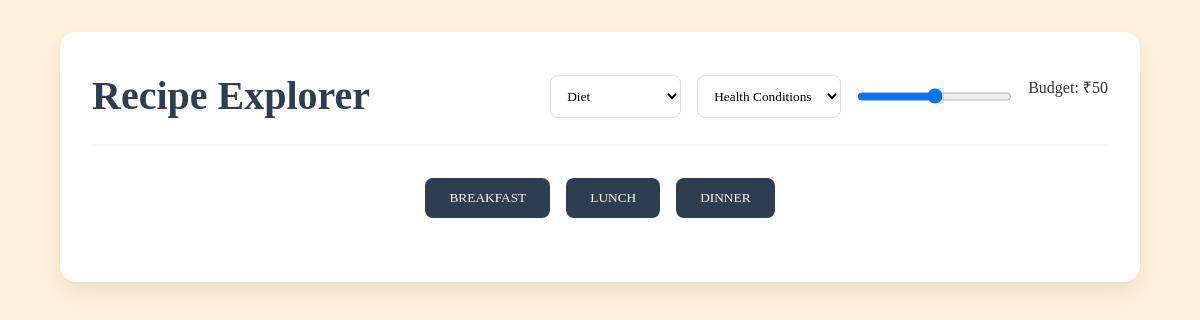
The app's page /recipe_list/ (signed in), older data.
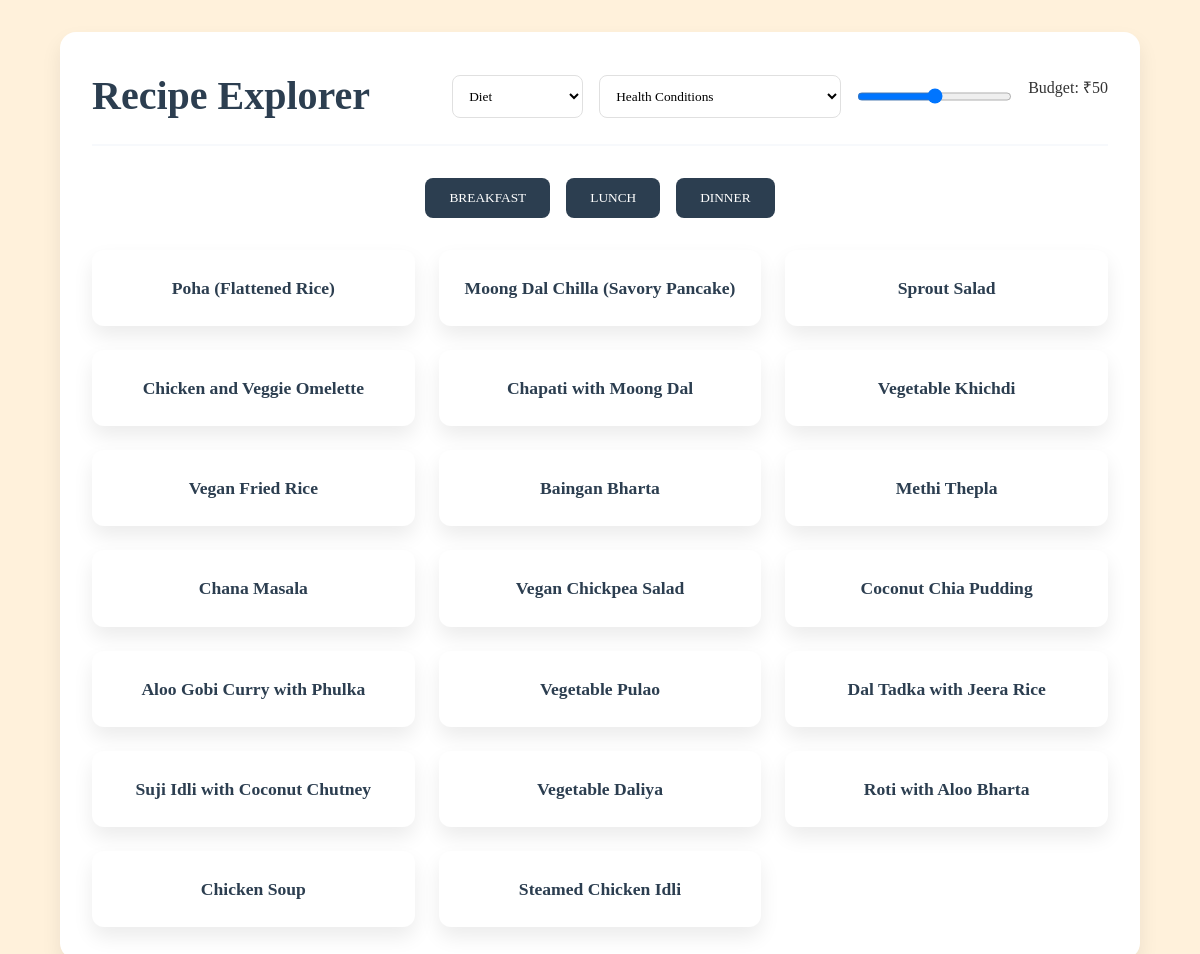
The same page, newer data.
### demo/models.py (models this page shows, shortened)
class Meal(models.Model):
    DIET_CHOICES = [
        ('Vegan', 'Vegan'),
        ('Vegetarian', 'Vegetarian'),
        ('Non-Vegetarian', 'Non-Vegetarian'),
    ]
    MEAL_TYPES = [
        ('Breakfast', 'Breakfast'),
        ('Lunch', 'Lunch'),
        ('Dinner', 'Dinner'),
    ]
    name = models.CharField(max_length=100, unique=True)
    meal_type = models.CharField(max_length=20, choices=MEAL_TYPES)
    diet_suitability = models.CharField(max_length=20, choices=DIET_CHOICES)
    health_condition_suitability = models.ManyToManyField(HealthConditions, blank=True)  # Health conditions for which the meal is suitable
    ingredients = models.TextField()  # Ingredients as a simple text field
    instructions = models.TextField()  # Recipe instructions
    total_cost =models.IntegerField()  # Total cost of the meal
    calories = models.TextField()  # Calories per serving
    fat =  models.TextField()# Fat per serving
    protein =  models.TextField()# Protein per serving
    carbohydrates =  models.TextField() # Carbohydrates per serving
    vitamin_c = models.TextField()  # Vitamin C per serving

### demo/views.py (the view)
# urls.py: path('recipe_list/', views.recipe_list_view, name='recipe_list'),
@login_required
def recipe_list_view(request):
    meal_type = request.GET.get('meal_type')
    diet_suitability = request.GET.get('diet_suitability')
    health_condition = request.GET.get('health_condition')
    total_cost = request.GET.get('total_cost')
    total_cost = float(total_cost) if total_cost else None
    meals = Meal.objects.all()
    if meal_type:
        meals = meals.filter(meal_type=meal_type)
    if diet_suitability:
        meals = meals.filter(diet_suitability=diet_suitability)
    if health_condition:
        meals = meals.filter(health_condition_suitability__name=health_condition)
    if total_cost:
        meals = meals.filter(total_cost__lte=total_cost)
    health_conditions = HealthConditions.objects.all()
    return render(request, 'demo/recipe_list.html', {
        'meals': meals,
        'health_conditions': health_conditions,
        'meal_type': meal_type,
        'diet_suitability': diet_suitability,
        'health_condition': health_condition,
        'total_cost': total_cost
    })

### demo/models.py (called while the page is built)
    def __str__(self):
        return self.name

### demo/templates/demo/recipe_list.html (shortened to what this page needs)
<!DOCTYPE html>
<html lang="en">
<head>
</head>
<body>
    <div class="container">
        <div class="header">
            <h1>Recipe Explorer</h1>
            <div class="filters">
                <select id="diet-filter">
                    <option value="">Diet</option>
                </select>
                <select id="health-condition-filter">
                    <option value="">Health Conditions</option>
                </select>
                <input type="range" id="budget-slider" min="0" max="100" step="10">
                <span id="budget-value">Budget: $1000</span>
            </div>
        </div>
        <div class="meal-type-buttons">
            <button onclick="filterMeals('Breakfast')">Breakfast</button>
            <button onclick="filterMeals('Lunch')">Lunch</button>
            <button onclick="filterMeals('Dinner')">Dinner</button>
        </div>
        <div class="recipe-list" id="recipe-list">
            {% for meal in meals %}
                <div class="recipe-item"
                     data-meal-type="{{ meal.meal_type }}"
                     data-diet="{{ meal.diet_suitability }}"
                     data-health-condition="{{ meal.health_condition_suitability.all|join:',' }}"
                     data-cost="{{ meal.total_cost }}">
                    <a href="{% url 'recipe_detail' meal.id %}">{{ meal.name }}</a>
                </div>
            {% endfor %}
        </div>
    </div>
</body>
</html>

### demo/templates/demo/recipe_list.html (style rules this page uses)
:root { --primary-color: #2C3E50; --secondary-color: #3498DB; --background-light: #F7F9FC; --text-color: #333; --card-shadow: 0 10px 20px rgba(0,0,0,0.08); }
* { margin: 0; padding: 0; box-sizing: border-box; font-family: 'time new roman', serif; }
body { background-color: #FFF1DB; line-height: 1.6; color: var(--text-color); }
.container { width: 90%; max-width: 1200px; margin: 2rem auto; padding: 2rem; background-color: white; border-radius: 16px; box-shadow: var(--card-shadow); }
.header { display: flex; justify-content: space-between; align-items: center; margin-bottom: 2rem; border-bottom: 2px solid var(--background-light); padding-bottom: 1rem; }
.header h1 { font-size: 2.5rem; color: var(--primary-color); font-weight: 700; }
.filters { display: flex; gap: 1rem; flex-wrap: wrap; }
.filters select, .filters input { padding: 0.75rem; border: 1px solid #e0e0e0; border-radius: 8px; background-color: white; transition: all 0.3s ease; }
.meal-type-buttons { display: flex; justify-content: center; gap: 1rem; margin-bottom: 2rem; ; }
.meal-type-buttons button { text-transform:uppercase; padding: 0.75rem 1.5rem; background-color: var(--primary-color); color: white; border: none; border-radius: 8px; cursor: pointer; transition: background-color 0.3s ease, transform 0.2s; }
.recipe-list { display: grid; grid-template-columns: repeat(auto-fill, minmax(250px, 1fr)); gap: 1.5rem; }
.recipe-item { background-color: white; border-radius: 12px; padding: 1.5rem; text-align: center; box-shadow: var(--card-shadow); transition: transform 0.3s ease, box-shadow 0.3s ease; }
.recipe-item a { text-decoration: none; color: var(--primary-color); font-weight: 600; font-size: 1.1rem; }

Row changes from the older to the newer data that the page shows:
added Meal: name "Poha (Flattened Rice)"
added Meal: name "Moong Dal Chilla (Savory Pancake)"
added Meal: name "Sprout Salad"
added Meal: name "Chicken and Veggie Omelette"
added Meal: name "Chapati with Moong Dal"
added Meal: name "Vegetable Khichdi"
added Meal: name "Vegan Fried Rice"
added Meal: name "Baingan Bharta"
added Meal: name "Methi Thepla"
added Meal: name "Chana Masala"
added Meal: name "Vegan Chickpea Salad"
added Meal: name "Coconut Chia Pudding"
added Meal: name "Aloo Gobi Curry with Phulka"
added Meal: name "Vegetable Pulao"
added Meal: name "Dal Tadka with Jeera Rice"
added Meal: name "Suji Idli with Coconut Chutney"
added Meal: name "Vegetable Daliya"
added Meal: name "Roti with Aloo Bharta"
added Meal: name "Chicken Soup"
added Meal: name "Steamed Chicken Idli"
